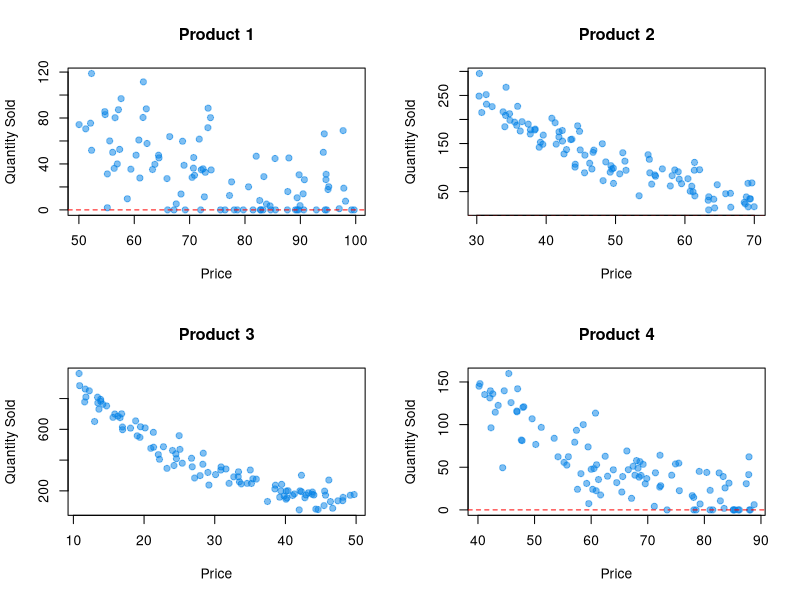
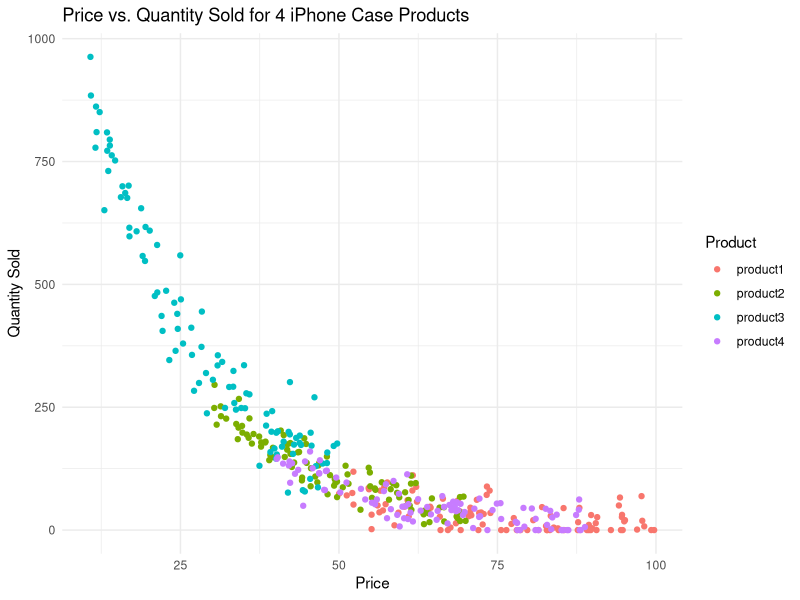

Here is the R script that generated these plots, in order:

library(ggplot2)

set.seed(123) # For reproducibility

# Number of observations
n <- 100

# Generate data for 4 products
products <- list()

# Product 1: Expensive with high range
products$product1 <- data.frame(
    price = runif(n, 50, 100),
    quantity_sold = NA
)
products$product1$quantity_sold <- pmax(1000 * exp(-0.05 * products$product1$price) + rnorm(n, 0, 30), 0)

# Product 2: Moderate price with medium range
products$product2 <- data.frame(
    price = runif(n, 30, 70),
    quantity_sold = NA
)
products$product2$quantity_sold <- pmax(1200 * exp(-0.05 * products$product2$price) + rnorm(n, 0, 25), 0)

# Product 3: Cheaper with lower range but with more variance
products$product3 <- data.frame(
    price = runif(n, 10, 50),
    quantity_sold = NA
)
products$product3$quantity_sold <- pmax(1500 * exp(-0.05 * products$product3$price) + rnorm(n, 0, 50), 0)

# Product 4: Expensive with medium range
products$product4 <- data.frame(
    price = runif(n, 40, 90),
    quantity_sold = NA
)
products$product4$quantity_sold <- pmax(1100 * exp(-0.05 * products$product4$price) + rnorm(n, 0, 25), 0)

# Plot
par(mfrow=c(2,2))
for (i in 1:4) {
    plot(products[[i]]$price, products[[i]]$quantity_sold, main=paste("Product", i),
         xlab="Price", ylab="Quantity Sold", pch=19, col=rgb(0,0.5,0.9,0.5))
    abline(h=0, col="red", lty=2)
}

library(ggplot2)

# Combine data for ggplot2
combined_data <- do.call(rbind, lapply(names(products), function(name) {
    df <- products[[name]]
    df$product <- name
    df
}))

# Plot
ggplot(combined_data, aes(x=price, y=quantity_sold, color=product)) +
    geom_point() +
    labs(title="Price vs. Quantity Sold for 4 iPhone Case Products",
         x="Price",
         y="Quantity Sold") +
    theme_minimal() +
    scale_color_discrete(name="Product")
